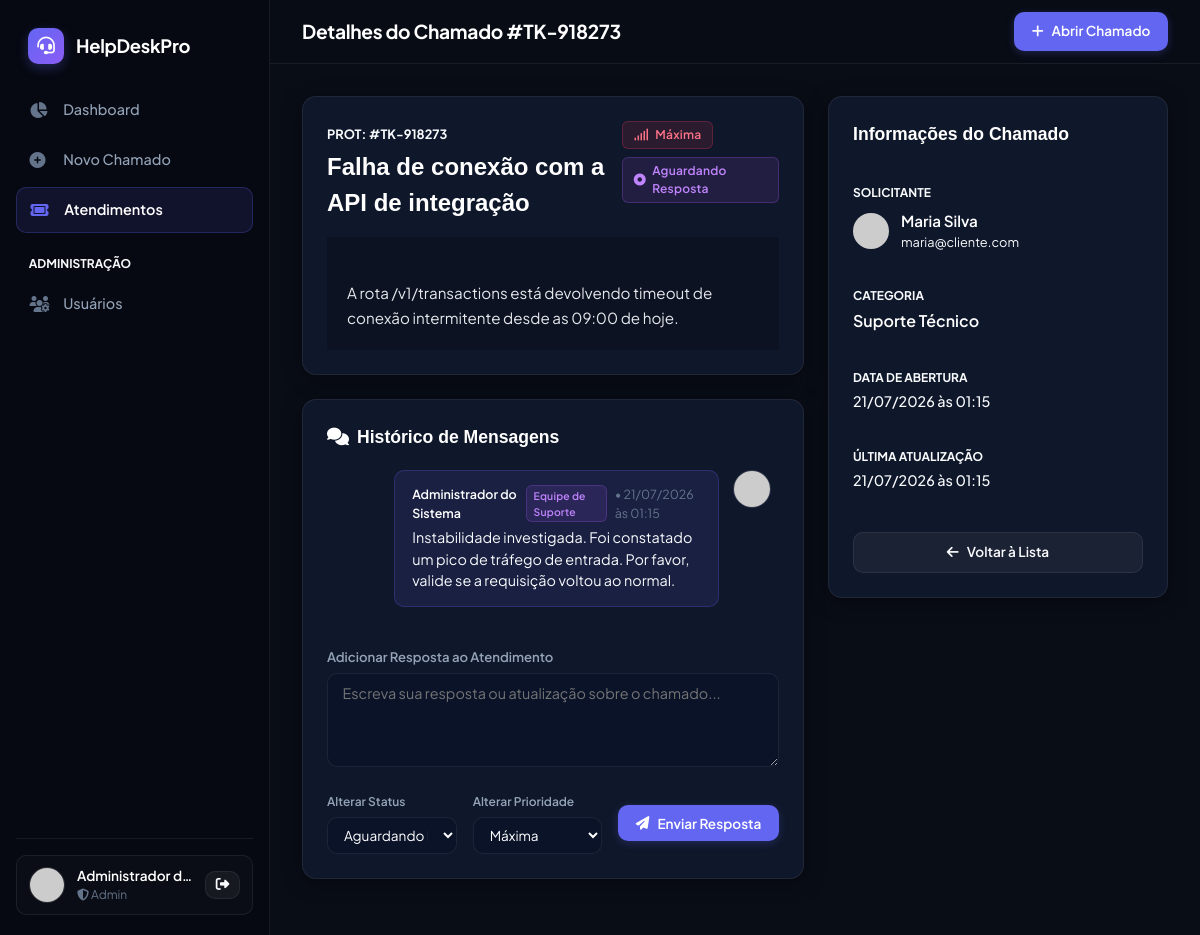
The app's page /ticket/TK-918273 (signed in) with its own data.
### app/models.py (models this page shows, shortened)
class User(UserMixin, db.Model):
    id = db.Column(db.Integer, primary_key=True)
    name = db.Column(db.String(100), nullable=False)
    email = db.Column(db.String(100), unique=True, nullable=False)
    phone = db.Column(db.String(20))
    password_hash = db.Column(db.String(256), nullable=False)
    is_admin = db.Column(db.Boolean, default=False)
    created_at = db.Column(db.DateTime, default=datetime.utcnow)
    tickets = db.relationship('Ticket', backref='requester', lazy=True)
    messages = db.relationship('Message', backref='author', lazy=True)
    def avatar_url(self, size=80):
        digest = hashlib.md5(self.email.lower().encode('utf-8')).hexdigest()
        return f'https://www.gravatar.com/avatar/{digest}?d=mp&s={size}'

class Ticket(db.Model):
    id = db.Column(db.Integer, primary_key=True)
    protocol = db.Column(db.String(10), unique=True, nullable=False)
    title = db.Column(db.String(120), nullable=False)
    description = db.Column(db.Text, nullable=False)
    category = db.Column(db.Enum(CategoryEnum), nullable=False, default=CategoryEnum.TECNICO)
    priority = db.Column(db.Enum(PriorityEnum), nullable=False, default=PriorityEnum.MEDIA)
    status = db.Column(db.Enum(StatusEnum), nullable=False, default=StatusEnum.ABERTO)
    created_at = db.Column(db.DateTime, default=datetime.utcnow)
    updated_at = db.Column(db.DateTime, default=datetime.utcnow, onupdate=datetime.utcnow)
    user_id = db.Column(db.Integer, db.ForeignKey('user.id'), nullable=False)
    messages = db.relationship('Message', backref='ticket', lazy=True, cascade="all, delete-orphan", order_by="Message.created_at.asc()")
    attachments = db.relationship('Attachment', backref='ticket', lazy=True, cascade="all, delete-orphan")
    @property
    def status_badge(self):
        mapping = {
            StatusEnum.ABERTO: 'badge-amber',
            StatusEnum.EM_ANDAMENTO: 'badge-blue',
            StatusEnum.AGUARDANDO_RESPOSTA: 'badge-purple',
            StatusEnum.FECHADO: 'badge-emerald'
        }
        return mapping.get(self.status, 'badge-slate')
    @property
    def priority_badge(self):
        mapping = {
            PriorityEnum.MINIMA: 'badge-slate',
            PriorityEnum.MEDIA: 'badge-blue',
            PriorityEnum.ALTA: 'badge-amber',
            PriorityEnum.MAXIMA: 'badge-rose'
        }
        return mapping.get(self.priority, 'badge-slate')

class Message(db.Model):
    id = db.Column(db.Integer, primary_key=True)
    content = db.Column(db.Text, nullable=False)
    created_at = db.Column(db.DateTime, default=datetime.utcnow)
    user_id = db.Column(db.Integer, db.ForeignKey('user.id'), nullable=False)
    ticket_id = db.Column(db.Integer, db.ForeignKey('ticket.id'), nullable=False)

### app/routes.py (the view, shortened to what this page needs)
@main_bp.route('/ticket/<protocol>', methods=['GET', 'POST'])
@login_required
def view_ticket(protocol):
    ticket = Ticket.query.filter_by(protocol=protocol).first_or_404()
    if not current_user.is_admin and ticket.user_id != current_user.id:
        flash('Acesso negado a este atendimento.', 'danger')
        return redirect(url_for('main.my_tickets'))
    return render_template('view_ticket.html', ticket=ticket, statuses=StatusEnum, priorities=PriorityEnum)

### app/__init__.py (called while the page is built)
def create_app(config_class=Config):
    app = Flask(__name__)
    app.config.from_object(config_class)
    os.makedirs(app.config['UPLOAD_FOLDER'], exist_ok=True)
    db.init_app(app)
    login_manager = LoginManager()
    login_manager.login_view = 'auth.login'
    login_manager.login_message = 'Por favor, faça login para acessar esta página.'
    login_manager.login_message_category = 'warning'
    login_manager.init_app(app)
    @login_manager.user_loader
    def load_user(user_id):
        return User.query.get(int(user_id))
    from .routes import main_bp
    from .auth import auth_bp
    app.register_blueprint(main_bp)
    app.register_blueprint(auth_bp)
    with app.app_context():
        db.create_all()
    return app

### app/templates/view_ticket.html (shortened to what this page needs)
{% extends "base.html" %}
{% block page_title %}Detalhes do Chamado #{{ ticket.protocol }}{% endblock %}
{% block content %}
<div style="display: grid; grid-template-columns: 1fr 340px; gap: 1.5rem;">
    <div>
        <div class="glass-card" style="margin-bottom: 1.5rem;">
            <div style="display: flex; align-items: flex-start; justify-content: space-between; gap: 1rem; margin-bottom: 1rem;">
                <div>
                    <span style="font-size: 0.8rem; color: var(--primary); font-weight: 700;">PROT: #{{ ticket.protocol }}</span>
                    <h2 style="font-family: 'Outfit', sans-serif; font-size: 1.5rem; font-weight: 700; color: #fff; margin-top: 0.25rem;">
                        {{ ticket.title }}
                    </h2>
                </div>
                <div style="display: flex; gap: 0.5rem; flex-wrap: wrap;">
                    <span class="badge-status {{ ticket.priority_badge }}">
                        <i class="fa-solid fa-signal"></i> {{ ticket.priority.value }}
                    </span>
                    <span class="badge-status {{ ticket.status_badge }}">
                        <i class="fa-solid fa-circle-dot"></i> {{ ticket.status.value }}
                    </span>
                </div>
            </div>
            <div style="background: rgba(0, 0, 0, 0.2); border: 1px solid var(--bg-card-border); border-radius: var(--border-radius-sm); padding: 1.25rem; font-size: 0.95rem; line-height: 1.6; white-space: pre-line; color: #e5e7eb;">
                {{ ticket.description }}
            </div>
        </div>
        <div class="glass-card" style="margin-bottom: 1.5rem;">
            <h3 style="font-family: 'Outfit', sans-serif; font-size: 1.1rem; font-weight: 600; color: #fff; margin-bottom: 1.25rem; display: flex; align-items: center; gap: 0.5rem;">
                <i class="fa-solid fa-comments text-gradient"></i> Histórico de Mensagens
            </h3>
            <div class="chat-container">
                {% if ticket.messages %}
                    {% for msg in ticket.messages %}
                        <div class="chat-bubble {% if msg.user_id == current_user.id %}bubble-user{% else %}bubble-support{% endif %}">
                            <img src="{{ msg.author.avatar_url(40) }}" class="user-avatar" style="width: 38px; height: 38px;">
                            <div class="chat-content">
                                <div class="chat-header">
                                    <span class="chat-author-name">{{ msg.author.name }}</span>
                                    {% if msg.author.is_admin %}
                                        <span class="badge-status badge-purple" style="font-size: 0.65rem; padding: 0.1rem 0.4rem;">Equipe de Suporte</span>
                                    {% endif %}
                                    <span>• {{ msg.created_at.strftime('%d/%m/%Y às %H:%M') }}</span>
                                </div>
                                <div class="chat-body">{{ msg.content }}</div>
                            </div>
                        </div>
                    {% endfor %}
                {% else %}
                    <div style="text-align: center; padding: 2rem 1rem; color: var(--text-muted); font-size: 0.9rem;">
                        <i class="fa-solid fa-comment-dots" style="font-size: 2.5rem; opacity: 0.3; margin-bottom: 0.75rem;"></i>
                        <p>Nenhuma mensagem trocada ainda. Envie uma resposta abaixo.</p>
                    </div>
                {% endif %}
            </div>
            <form method="POST" action="{{ url_for('main.view_ticket', protocol=ticket.protocol) }}" style="border-top: 1px solid var(--bg-card-border); padding-top: 1.25rem;">
                <div class="form-group">
                    <label for="message" class="form-label">Adicionar Resposta ao Atendimento</label>
                    <textarea id="message" name="message" class="form-control-custom" rows="4" placeholder="Escreva sua resposta ou atualização sobre o chamado..."></textarea>
                </div>
                <div style="display: flex; align-items: center; justify-content: space-between; gap: 1rem; flex-wrap: wrap;">
                    {% if current_user.is_admin %}
                    <div style="display: flex; gap: 1rem; flex: 1;">
                        <div style="flex: 1;">
                            <label class="form-label" style="font-size: 0.75rem;">Alterar Status</label>
                            <select name="status" class="form-control-custom" style="padding: 0.5rem 0.75rem; font-size: 0.85rem;">
                                {% for s in statuses %}
                                <option value="{{ s.name }}" {% if ticket.status == s %}selected{% endif %}>{{ s.value }}</option>
                                {% endfor %}
                            </select>
                        </div>
                        <div style="flex: 1;">
                            <label class="form-label" style="font-size: 0.75rem;">Alterar Prioridade</label>
                            <select name="priority" class="form-control-custom" style="padding: 0.5rem 0.75rem; font-size: 0.85rem;">
                                {% for p in priorities %}
                                <option value="{{ p.name }}" {% if ticket.priority == p %}selected{% endif %}>{{ p.value }}</option>
                                {% endfor %}
                            </select>
                        </div>
                    </div>
                    {% endif %}
                    <button type="submit" class="btn-custom btn-primary-custom" style="margin-left: auto;">
                        <i class="fa-solid fa-paper-plane"></i> Enviar Resposta
                    </button>
                </div>
            </form>
        </div>
    </div>
    <div>
        <div class="glass-card" style="position: sticky; top: 90px;">
            <h3 style="font-family: 'Outfit', sans-serif; font-size: 1.1rem; font-weight: 600; color: #fff; margin-bottom: 1.25rem; padding-bottom: 0.75rem; border-bottom: 1px solid var(--bg-card-border);">
                Informações do Chamado
            </h3>
            <div style="display: flex; flex-direction: column; gap: 1.1rem;">
                <div>
                    <span style="font-size: 0.75rem; color: var(--text-muted); text-transform: uppercase; font-weight: 700;">Solicitante</span>
                    <div style="display: flex; align-items: center; gap: 0.75rem; margin-top: 0.4rem;">
                        <img src="{{ ticket.requester.avatar_url(50) }}" style="width: 36px; height: 36px; border-radius: 50%;">
                        <div>
                            <div style="font-weight: 600; color: #fff; font-size: 0.95rem;">{{ ticket.requester.name }}</div>
                            <div style="font-size: 0.8rem; color: var(--text-muted);">{{ ticket.requester.email }}</div>
                        </div>
                    </div>
                </div>
                <div style="border-top: 1px solid var(--bg-card-border); padding-top: 0.8rem;">
                    <span style="font-size: 0.75rem; color: var(--text-muted); text-transform: uppercase; font-weight: 700;">Categoria</span>
                    <div style="font-weight: 600; color: #fff; margin-top: 0.2rem;">{{ ticket.category.value }}</div>
                </div>
                <div style="border-top: 1px solid var(--bg-card-border); padding-top: 0.8rem;">
                    <span style="font-size: 0.75rem; color: var(--text-muted); text-transform: uppercase; font-weight: 700;">Data de Abertura</span>
                    <div style="font-weight: 500; color: var(--text-main); margin-top: 0.2rem; font-size: 0.9rem;">
                        {{ ticket.created_at.strftime('%d/%m/%Y às %H:%M') }}
                    </div>
                </div>
                <div style="border-top: 1px solid var(--bg-card-border); padding-top: 0.8rem;">
                    <span style="font-size: 0.75rem; color: var(--text-muted); text-transform: uppercase; font-weight: 700;">Última Atualização</span>
                    <div style="font-weight: 500; color: var(--text-main); margin-top: 0.2rem; font-size: 0.9rem;">
                        {{ ticket.updated_at.strftime('%d/%m/%Y às %H:%M') }}
                    </div>
                </div>
            </div>
            <div style="margin-top: 1.5rem; padding-top: 1rem; border-top: 1px solid var(--bg-card-border);">
                <a href="{{ url_for('main.my_tickets') }}" class="btn-custom btn-secondary-custom" style="width: 100%;">
                    <i class="fa-solid fa-arrow-left"></i> Voltar à Lista
                </a>
            </div>
        </div>
    </div>
</div>
{% endblock %}

### app/templates/base.html (shortened to what this page needs)
<!DOCTYPE html>
<html lang="pt-BR">
<head>
    <link rel="stylesheet" href="https://cdnjs.cloudflare.com/ajax/libs/font-awesome/6.4.0/css/all.min.css">
    <link rel="stylesheet" href="{{ url_for('static', filename='css/style.css') }}">
</head>
<body>
{% if current_user.is_authenticated %}
<div class="app-container">
    <aside class="app-sidebar">
        <a href="{{ url_for('main.dashboard') }}" class="brand-logo">
            <div class="brand-icon">
                <i class="fa-solid fa-headset"></i>
            </div>
            <span>HelpDesk<span class="text-gradient">Pro</span></span>
        </a>
        <ul class="sidebar-menu">
            <li>
                <a href="{{ url_for('main.dashboard') }}" class="sidebar-link {% if request.endpoint == 'main.dashboard' %}active{% endif %}">
                    <i class="fa-solid fa-chart-pie"></i>
                    <span>Dashboard</span>
                </a>
            </li>
            <li>
                <a href="{{ url_for('main.create_ticket') }}" class="sidebar-link {% if request.endpoint == 'main.create_ticket' %}active{% endif %}">
                    <i class="fa-solid fa-plus-circle"></i>
                    <span>Novo Chamado</span>
                </a>
            </li>
            <li>
                <a href="{{ url_for('main.my_tickets') }}" class="sidebar-link {% if request.endpoint in ['main.my_tickets', 'main.view_ticket'] %}active{% endif %}">
                    <i class="fa-solid fa-ticket"></i>
                    <span>Atendimentos</span>
                </a>
            </li>
            {% if current_user.is_admin %}
            <li style="margin-top: 1rem; margin-bottom: 0.2rem; padding-left: 0.8rem; font-size: 0.75rem; color: var(--text-dim); text-transform: uppercase; font-weight: 700;">
                Administração
            </li>
            <li>
                <a href="{{ url_for('main.admin_users') }}" class="sidebar-link {% if request.endpoint == 'main.admin_users' %}active{% endif %}">
                    <i class="fa-solid fa-users-gear"></i>
                    <span>Usuários</span>
                </a>
            </li>
            {% endif %}
        </ul>
        <div class="sidebar-footer">
            <div class="user-profile-card">
                <img src="{{ current_user.avatar_url() }}" alt="{{ current_user.name }}" class="user-avatar">
                <div class="user-info">
                    <div class="user-name">{{ current_user.name }}</div>
                    <div class="user-role">
                        {% if current_user.is_admin %}
                            <i class="fa-solid fa-shield-halved text-gradient"></i> Admin
                        {% else %}
                            <i class="fa-solid fa-user"></i> Cliente
                        {% endif %}
                    </div>
                </div>
                <a href="{{ url_for('auth.logout') }}" class="btn-custom btn-secondary-custom" style="padding: 0.4rem 0.6rem;" title="Sair">
                    <i class="fa-solid fa-right-from-bracket"></i>
                </a>
            </div>
        </div>
    </aside>
    <div class="app-main">
        <header class="app-topbar">
            <div class="page-title-heading">
                {% block page_title %}Painel de Controle{% endblock %}
            </div>
            <div>
                <a href="{{ url_for('main.create_ticket') }}" class="btn-custom btn-primary-custom">
                    <i class="fa-solid fa-plus"></i> Abrir Chamado
                </a>
            </div>
        </header>
        <main class="app-content">
            {% block content %}{% endblock %}
        </main>
    </div>
</div>
{% endif %}
</body>
</html>

### records on screen
User: name "Administrador d…"
Ticket: protocol "TK-918273", title "Falha de conexão com a API de integração", priority.value "Máxima", status.value "Aguardando Resposta", description "A rota /v1/transactions está devolvendo timeout de conexão intermitente desde as 09:00 de hoje.", status "Aguardando Resposta", priority "Máxima", category.value "Suporte Técnico", created_at "21/07/2026 às 01:15", updated_at "21/07/2026 às 01:15"
Message: author.name "Administrador do Sistema", created_at "21/07/2026 às 01:15", content "Instabilidade investigada. Foi constatado um pico de tráfego de entrada. Por favor, valide se a requisição voltou ao normal."
User: requester.name "Maria Silva", requester.email "maria@cliente.com"
